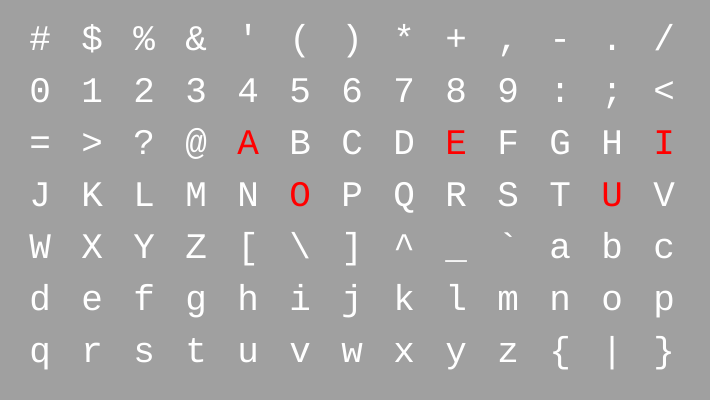
Frame 1 (no input)
Frame 60 (no input): identical to frame 1, image omitted
Frame 120 (the mouse pressed at the canvas centre since frame 60): identical to frame 1, image omitted

The p5.js sketch that drew this single still picture (run headless with seeded random() and noise() and a simulated clock; from frame 60 on, the mouse is pressed at the canvas centre):

// p5.js sketch
// ── sketch.js
function setup() {
  createCanvas(710, 400);
  textFont("Courier New",36);
  textAlign(CENTER,CENTER);
}

function draw() {
  background(160);
  let gap=52;
  let margin=10;
  translate(margin*4,margin*4);
  let counter=35;
  for(let y=0;y<height-gap;y+=gap){
    
  for(let x=0;x<width-gap;x+=gap){
  let letter=char(counter);
    
    if(
      letter=="A"||
      letter=="E"||
      letter=="I"||
      letter=="O"||
      letter=="U"
    ){
      fill("red");
    }
    else{
      fill(255);
    }
    text(letter ,x,y);
    counter++;
  }
  }
  
}
